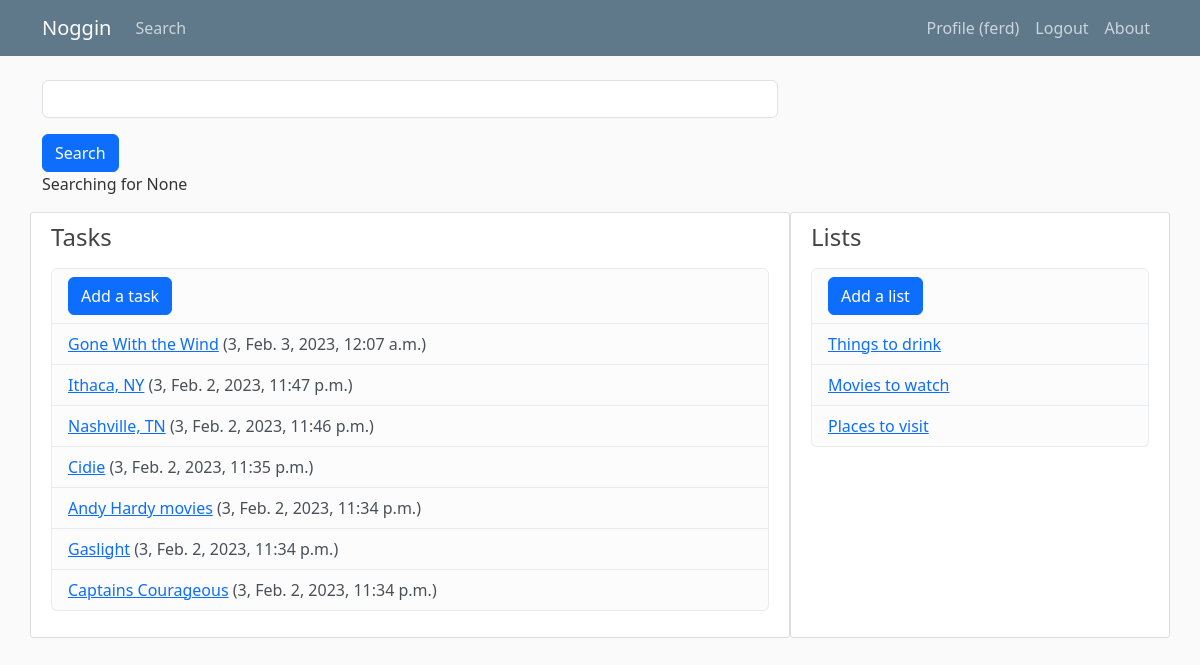
/search/ (signed in), run on the app's committed database.
### tasks/models.py (models this page shows, shortened)
class Task(models.Model):
	PRIORITIES = (
		(1, 'Right now'),
		(2, 'ASAP'),
		(3, 'Soon'),
		(4, 'Whenever'),
	)
	name = models.CharField(max_length=40)
	notes = models.TextField(blank=True)
	date_added = models.DateTimeField(auto_now_add=True)
	user_date = models.DateTimeField(blank=True, null=True)
	priority = models.IntegerField(choices=PRIORITIES, default=3)
	lists = models.ManyToManyField(List, related_name='tasks')
	owner = models.ForeignKey(User, on_delete=models.CASCADE)
	class Meta:
		ordering = ['priority', '-date_added']

class List(models.Model):
	name = models.CharField(max_length=20)
	display_order = models.IntegerField(default=1)
	owner = models.ForeignKey(User, on_delete=models.CASCADE)
	class Meta:
		ordering = ['display_order']

### tasks/views.py (the view)
# urls.py: path('search/', views.search, name='tasks-search'),
@login_required
def search(request):
	searchTerm = request.GET.get('searchNoggin')
	if searchTerm:
		tasks = Task.objects.filter(owner=request.user).filter(name__icontains=searchTerm)
		lists = List.objects.filter(owner=request.user).filter(name__icontains=searchTerm)
	else:
		tasks = Task.objects.filter(owner=request.user)
		lists = List.objects.filter(owner=request.user)
	return render(request, 'tasks/search.html', {'searchTerm': searchTerm, 'tasks': tasks, 'lists': lists})

### tasks/templates/tasks/search.html
{% extends 'tasks/base.html' %}
{% block content %}
	<form action="">
		<div class="mb-3">
			<input type="text" name="searchNoggin" class="form-control" />
		</div>
		<button type="submit" class="btn btn-primary">Search</button>
	</form>
	<p>Searching for {{ searchTerm }}</p>
{% endblock %}

### tasks/templates/tasks/base.html (shortened to what this page needs)
{% load static %}
<!DOCTYPE html>
<html lang="en">
<head>
	<link href="https://cdn.jsdelivr.net/npm/bootstrap@5.3.0-alpha1/dist/css/bootstrap.min.css" rel="stylesheet">
	<link rel="stylesheet" type="text/css" href="{% static 'tasks/main.css' %}">
</head>
<body>
	<header class="site-header">
		<nav class="navbar navbar-expand-md navbar-dark bg-steel fixed-top">
			<div class="container">
				<a class="navbar-brand mr-4" href="{% url 'tasks-home' %}">Noggin</a>
				<div class="collapse navbar-collapse" id="navbarToggle">
					<div class="navbar-nav me-auto">
						<a class="nav-item nav-link" href="{% url 'tasks-search' %}">Search</a>
					</div>
					<div class="navbar-nav">
						{% if user.is_authenticated %}
						<a class="nav-item nav-link" href="{% url 'profile' %}">Profile ({{ user.username }})</a>
						<a class="nav-item nav-link" href="{% url 'logout' %}">Logout</a>
						{% else %}
						<a class="nav-item nav-link" href="{% url 'login' %}">Login</a>
						<a class="nav-item nav-link" href="{% url 'register' %}">Register</a>
						{% endif %}
						<a class="nav-item nav-link" href="{% url 'tasks-about' %}">About</a>
					</div>
				</div>
			</div>
		</nav>
	</header>
	<main role="main" class="container">
		<div class="row">
			<div class="col-md-8">
			{% block content %}{% endblock %}
			</div>
						<div class="content-section col-md-8">
				<h4>Tasks</h4>
				<p class='text-muted'>
					<ul class="list-group">
						<li class="list-group-item list-group-item-light"><a class="btn btn-primary me-2" href="{% url 'new-task' %}">Add a task</a></li>
						{% for task in tasks %}
						<li class="list-group-item list-group-item-light">
							<a href="{% url 'tasks-task' task.id %}">{{ task.name }}</a> ({{task.priority}}, {{task.date_added}})</li>
							{% endfor %}
						</ul>
					</p>
				</div>
				<div class="content-section col-md-4">
					<h4>Lists</h4>
					<p class='text-muted'>
						<ul class="list-group">
							<li class="list-group-item list-group-item-light"><a class="btn btn-primary me-2" href="{% url 'new-list' %}">Add a list</a></li>
							{% for list in lists %}
							<li class="list-group-item list-group-item-light">
								<a href="{% url 'tasks-list' list.id %}">{{ list.name }}</a></li>
								{% endfor %}
							</ul>
						</p>
					</div>
				</div>
			</main>
		</body>
		</html>

### tasks/static/tasks/main.css (style rules this page uses)
body { background: #fafafa; color: #333333; margin-top: 5rem; }
h1, h2, h3, h4, h5, h6 { color: #444444; }
ul { margin: 0; }
.bg-steel { background-color: #5f788a; }
.site-header .navbar-nav .nav-link { color: #cbd5db; }
.content-section { background: #ffffff; padding: 10px 20px; border: 1px solid #dddddd; border-radius: 3px; margin-bottom: 20px; }

### data on the page
Task: name "Gone With the Wind", priority "3", date_added "Feb. 3, 2023, 12:07 a.m."
Task: name "Ithaca, NY", priority "3", date_added "Feb. 2, 2023, 11:47 p.m."
Task: name "Nashville, TN", priority "3", date_added "Feb. 2, 2023, 11:46 p.m."
Task: name "Cidie", priority "3", date_added "Feb. 2, 2023, 11:35 p.m."
Task: name "Andy Hardy movies", priority "3", date_added "Feb. 2, 2023, 11:34 p.m."
Task: name "Gaslight", priority "3", date_added "Feb. 2, 2023, 11:34 p.m."
Task: name "Captains Courageous", priority "3", date_added "Feb. 2, 2023, 11:34 p.m."
List: name "Things to drink"
List: name "Movies to watch"
List: name "Places to visit"

### other printed values
{{ user.username }} "ferd"
{{ searchTerm }} "None"
